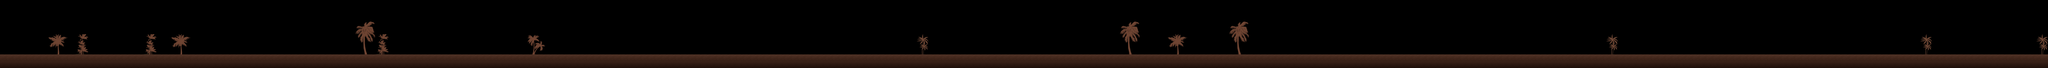

This game map was drawn from its Tiled (.tmx) file and the tilesets committed beside it. A one-line description and the trimmed map source follow:
An orthogonal 300x10 tile map with 64x64 px tiles, 1 tile layer (bg) and 92 objects.

<map version="1.0" tiledversion="2017.06.27" orientation="orthogonal" renderorder="right-down" width="300" height="10" tilewidth="64" tileheight="64" nextobjectid="93">
 <tileset firstgid="1" name="tile" tilewidth="64" tileheight="64" tilecount="60" columns="10">
  <image source="tile.png" width="640" height="384" />
 </tileset>
 <layer name="bg" width="300" height="10">
  <data>[3000 cells, 725 non-empty, 47 distinct tile ids]</data>
 </layer>
 <objectgroup name="bigObstacle">
  <object id="1" x="979" y="285" width="27" height="224" />
  <object id="2" x="2933" y="285" width="33" height="224" />
  <object id="3" x="3942" y="258" width="39" height="252" />
  <object id="4" x="4888" y="273" width="42" height="239" />
  <object id="5" x="6694" y="224" width="30" height="285" />
  <object id="6" x="8524" y="285" width="24" height="224" />
  <object id="7" x="10758" y="230" width="24" height="279" />
  <object id="8" x="13518" y="230" width="33" height="279" />
  <object id="9" x="14642" y="261" width="39" height="248" />
  <object id="10" x="15997" y="276" width="27" height="233" />
  <object id="11" x="16903" y="273" width="18" height="239" />
  <object id="12" x="17512" y="300" width="32" height="212" />
 </objectgroup>
 <objectgroup name="heart">
  <object id="13" x="1252" y="300" />
  <object id="14" x="1509" y="294" />
  <object id="15" x="1773" y="297" />
  <object id="16" x="2270" y="303" />
  <object id="17" x="2533" y="303" />
  <object id="18" x="2758" y="303" />
  <object id="19" x="4212" y="40" />
  <object id="20" x="4212" y="224" />
  <object id="21" x="4208" y="408" />
  <object id="22" x="7700" y="403" width="21" height="21" />
  <object id="23" x="7900" y="282" />
  <object id="24" x="8097" y="161" />
  <object id="25" x="8342" y="97" />
  <object id="26" x="8615" y="97" />
  <object id="27" x="8882" y="97" />
  <object id="28" x="9118" y="164" />
  <object id="29" x="9327" y="288" />
  <object id="30" x="9512" y="418" />
  <object id="31" x="10139" y="421" />
  <object id="32" x="10291" y="288" />
  <object id="33" x="10421" y="158" />
  <object id="34" x="11173" y="452" />
  <object id="35" x="11436" y="455" />
  <object id="36" x="12055" y="406" />
  <object id="37" x="12252" y="415" />
  <object id="38" x="12582" y="291" />
  <object id="39" x="12764" y="285" />
  <object id="40" x="13091" y="158" />
  <object id="41" x="13285" y="164" />
  <object id="42" x="14364" y="158" />
  <object id="43" x="14561" y="161" />
  <object id="44" x="14873" y="297" />
  <object id="45" x="15064" y="294" />
  <object id="46" x="15403" y="409" />
  <object id="47" x="15588" y="409" />
  <object id="48" x="16473" y="170" />
  <object id="49" x="16473" y="294" />
  <object id="50" x="16470" y="427" />
  <object id="51" x="17236" y="409" />
  <object id="52" x="17318" y="348" />
  <object id="53" x="17388" y="282" />
  <object id="54" x="17452" y="209" />
  <object id="55" x="17518" y="148" />
  <object id="56" x="17582" y="215" />
  <object id="57" x="17639" y="279" />
  <object id="58" x="17700" y="352" />
  <object id="59" x="17770" y="424" />
  <object id="60" x="17827" y="352" />
  <object id="61" x="17897" y="273" />
  <object id="62" x="17967" y="212" />
  <object id="63" x="18024" y="148" />
  <object id="64" x="18088" y="209" />
  <object id="65" x="18155" y="276" />
  <object id="66" x="18224" y="361" />
  <object id="67" x="18282" y="430" />
 </objectgroup>
 <objectgroup name="airship">
  <object id="68" x="5652" y="224" width="55" height="42">
   <ellipse />
  </object>
  <object id="69" x="12342" y="194" width="70" height="39">
   <ellipse />
  </object>
  <object id="70" x="15770" y="245" width="82" height="52">
   <ellipse />
  </object>
 </objectgroup>
 <objectgroup name="bird">
  <object id="71" x="2003" y="133" width="33" height="33">
   <ellipse />
  </object>
  <object id="72" x="2003" y="288" width="33" height="33">
   <ellipse />
  </object>
  <object id="73" x="2006" y="445" width="33" height="33">
   <ellipse />
  </object>
  <object id="74" x="3433" y="155">
   <ellipse />
  </object>
  <object id="75" x="6182" y="82">
   <ellipse />
  </object>
  <object id="76" x="6182" y="203">
   <ellipse />
  </object>
  <object id="77" x="6185" y="324">
   <ellipse />
  </object>
  <object id="78" x="6179" y="455">
   <ellipse />
  </object>
  <object id="79" x="7273" y="218">
   <ellipse />
  </object>
  <object id="80" x="7509" y="215">
   <ellipse />
  </object>
  <object id="81" x="9864" y="252">
   <ellipse />
  </object>
  <object id="82" x="10085" y="252">
   <ellipse />
  </object>
  <object id="83" x="11306" y="321">
   <ellipse />
  </object>
  <object id="84" x="13194" y="203">
   <ellipse />
  </object>
  <object id="85" x="13194" y="345">
   <ellipse />
  </object>
  <object id="86" x="14936" y="167">
   <ellipse />
  </object>
  <object id="87" x="15424" y="333">
   <ellipse />
  </object>
  <object id="88" x="17173" y="176">
   <ellipse />
  </object>
  <object id="89" x="17179" y="358">
   <ellipse />
  </object>
  <object id="90" x="17773" y="158">
   <ellipse />
  </object>
  <object id="91" x="18348" y="173">
   <ellipse />
  </object>
  <object id="92" x="18342" y="367">
   <ellipse />
  </object>
 </objectgroup>
</map>
